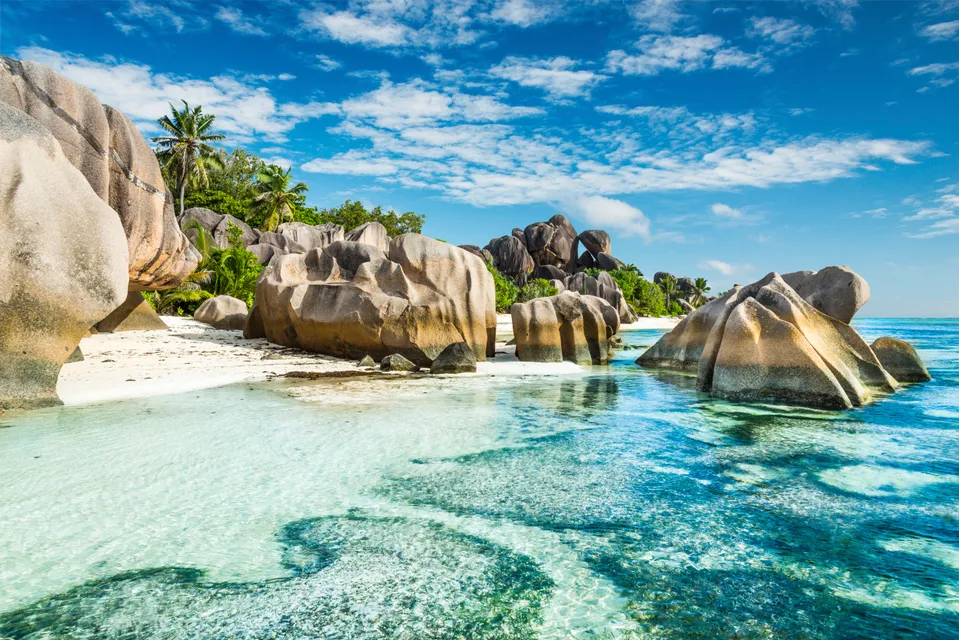
#> input picture Questions/6/imagem6.jpg, 959 x 640 px
$ python Answers.py
#> lines starting #> are read from the running program, lines starting #| are printed output that depends on the picture
import cv2
import numpy as np

Pixels = 5


img = cv2.imread("imagem6.jpg", cv2.IMREAD_COLOR)
#> img is the input picture: shape (640, 959, 3); mean B, G, R 168.8, 164.4, 120.4

if img is None:
    print("the file cannot be read")

else:

    img_gray = cv2.cvtColor(img, cv2.COLOR_BGR2GRAY)
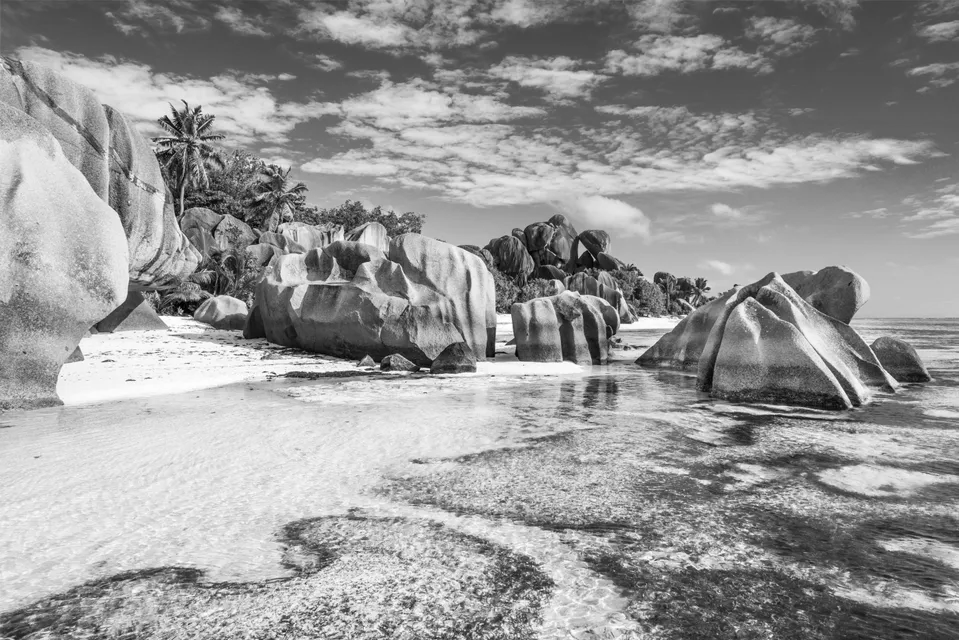
#> img_gray: shape (640, 959); min 0, max 255, mean 151.8

    cv2.imshow("input gray image", img_gray)
    cv2.imwrite("input_gray_image.jpg", img_gray)
    cv2.imshow("input image", img)
    cv2.imwrite("input_image.jpg", img)

######## using the canny filter

    edges = cv2.Canny (img_gray, threshold1=100, threshold2=200)
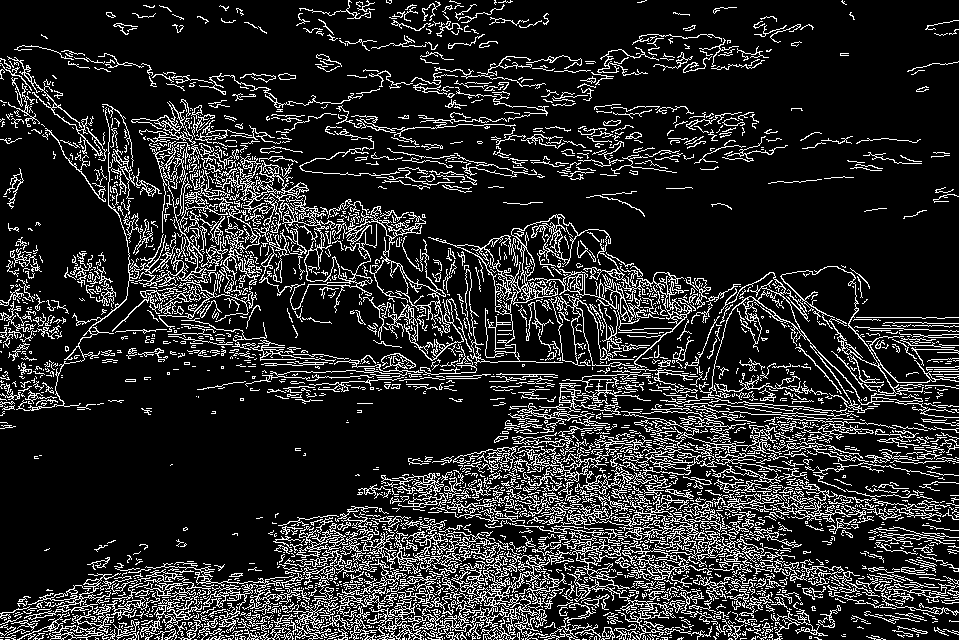
#> edges: shape (640, 959); 15.9% white in thin lines or dots
    cv2.imshow("Gray image with edges", edges)
    cv2.imwrite("gray_image_edges.jpg", edges)

    cv2.waitKey(0)
    cv2.destroyAllWindows
